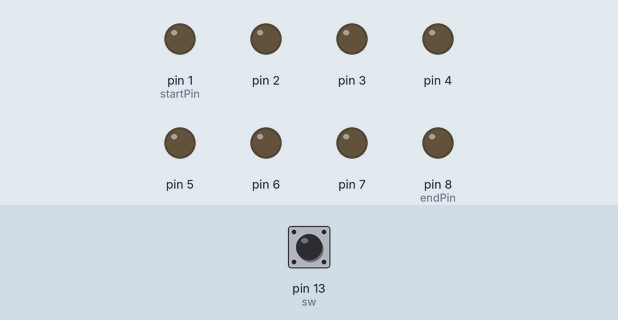
Bench run of a sketch on a simulated Arduino Uno, built with avr-gcc and run on an emulated ATmega328P. Parts: output pins drawn as LEDs (lit = HIGH). Inputs (shaded band) come from the test bench; at power-on: pin 13 (sw) LOW.

Above: at 18.0 s.
18.1 s: pin 13 (sw) pulled HIGH for 3 s
At 19.9 s:
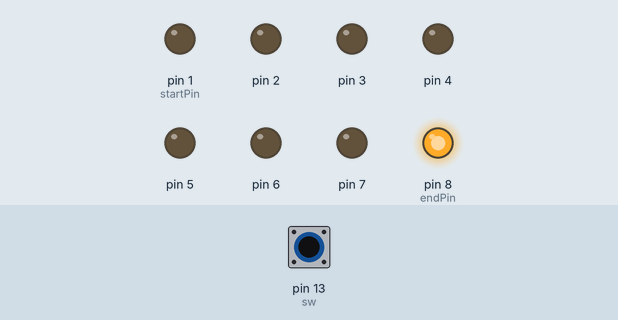
At 22.9 s:
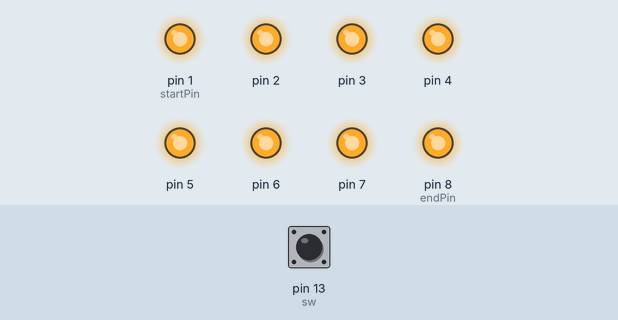
Timing chart, 0 to 33.7 s (numbered marks = the images above; inputs shaded):
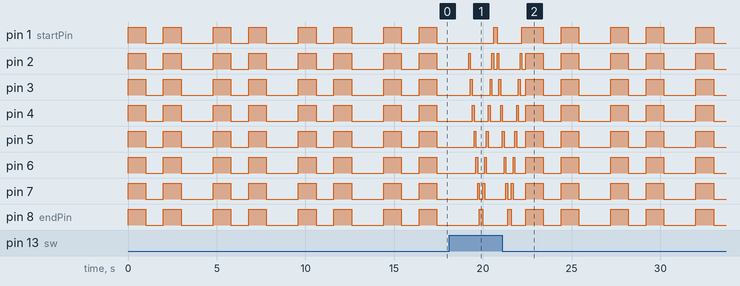

The sketch:

_03.ino
```cpp
const byte startPin = 1;
const byte endPin = 8;
const byte sw=13;

void setup()
{

  for (byte i = startPin; i<= endPin; i++)
  {
    pinMode(i, OUTPUT);
  }
  pinMode(sw, INPUT);
}

void loop()
{
  boolean val =digitalRead(13);
  byte i;
  byte lightPin = startPin;

  if(val)
  {
      for (i=startPin; i<= endPin; i++)
  	{
    	digitalWrite(i,LOW);

  		if (lightPin < endPin)
  		{
          lightPin ++;
  		}
  		else
  		{
          lightPin = endPin;
  		}
  	digitalWrite(lightPin, HIGH);
  	delay (100);
  	}
 	 lightPin = endPin;
  for (i=endPin; i>= startPin; i--)
  {
    digitalWrite(i,LOW);
  		if (lightPin > startPin)
 		{
    		lightPin --;
  		}
  		else
  		{
    		lightPin = startPin;
  		}
  	digitalWrite(lightPin, HIGH);
  	delay (100);
  }


     for (i=startPin; i<= endPin; i++)
  {
    digitalWrite(i,LOW);

  	if (lightPin < endPin)
  	{
    	lightPin ++;
  	}
  	else
  	{
    	lightPin = endPin;
  	}
  	digitalWrite(lightPin, HIGH);
  	delay (100);
  }
  lightPin = endPin;
  for (i=endPin; i>= startPin; i--)
  {
    digitalWrite(i,LOW);
  	if (lightPin > startPin)
 	{
    	lightPin --;
  	}
  	else
  	{
    	lightPin = startPin;
  	}
  	digitalWrite(lightPin, HIGH);
  	delay (100);
  }
}


  else{
      for(lightPin=startPin;lightPin<=endPin;lightPin++)
  {
  	    digitalWrite(lightPin,HIGH);
  }
  delay(1000);
  for(lightPin=startPin;lightPin<=endPin;lightPin++)
  {
  	    digitalWrite(lightPin,LOW);
  }
  delay(1000);
  for(lightPin=startPin;lightPin<=endPin;lightPin++)
  {
  	    digitalWrite(lightPin,HIGH);
  }
  delay(1000);
  for(lightPin=startPin;lightPin<=endPin;lightPin++)
  {
  	    digitalWrite(lightPin,LOW);
  }
  delay(1000);
  lightPin = startPin;


  for (i=startPin; i<= endPin; i++)
  {

	digitalWrite(lightPin, HIGH);
  	if (lightPin < endPin)
  	{
    	lightPin ++;
  	}
  	else
  	{
    	lightPin = endPin;
  	}
  	 digitalWrite(i,LOW);
  	delay (100);
  }


  for(lightPin=startPin;lightPin<=endPin;lightPin++)
  {
  	    digitalWrite(lightPin,HIGH);
  }
  delay(1000);
  for(lightPin=startPin;lightPin<=endPin;lightPin++)
  {
  	    digitalWrite(lightPin,LOW);
  }
  delay(1000);
  for(lightPin=startPin;lightPin<=endPin;lightPin++)
  {
  	    digitalWrite(lightPin,HIGH);
  }
  delay(1000);
  for(lightPin=startPin;lightPin<=endPin;lightPin++)
  {
  	    digitalWrite(lightPin,LOW);
  }
  delay(1000);


  lightPin = endPin;
  for (i=endPin; i>= startPin; i--)
  {
    digitalWrite(lightPin, HIGH);
  	if (lightPin > startPin)
  	{
    	lightPin --;
  	}
  	else
  	{
    	lightPin = startPin;
  	}
  	digitalWrite(i,LOW);
  	delay (100);
  }
  }
}
```

Measured:
- by itself, pin 1 (startPin), pin 2–7, pin 8 (endPin): repeats every 4.8 s: LOW 1.0 s, HIGH 1.0 s, LOW 1.8 s, HIGH 1.0 s
